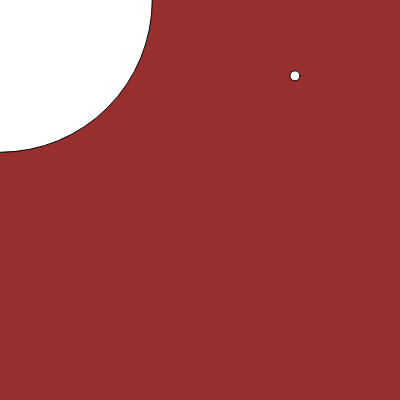
Frame 1 (no input)
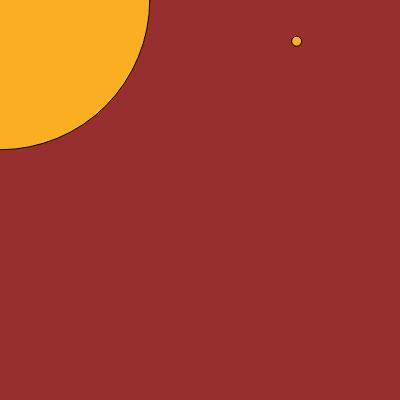
Frame 60 (no input)
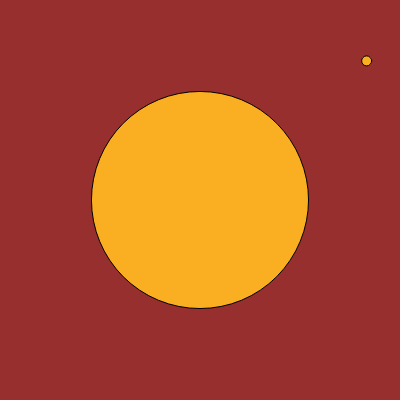
Frame 120 (the mouse pressed at the canvas centre since frame 60)

The p5.js sketch that drew these frames (run headless with seeded random() and noise() and a simulated clock; from frame 60 on, the mouse is pressed at the canvas centre):

// p5.js sketch
// ── sketch.js
let x;
let y;


function setup() {
  createCanvas(400, 400);
  x= random(400);
  x= int(x);
  y=random(400);
  y=int(y);
}




function draw() {
  background('rgb(152,47,47)');
  x = x + random(-20,20);
  y = y + random (-20,20);
  
  if (x > 400){
    x=400;
  }
if (x < 0) {
  x = 0;
}
  
  
  
  let distancia;
  distancia = dist(mouseX,mouseY,x,y);
  circle(mouseX,mouseY,distancia);
 circle(x,y,10);
  fill("rgb(250,174,33)")
  
  if(distancia < 3) {
  text("Encontrei!", 200,200);
    noLoop();
    
    
    
    
    
  }
}
